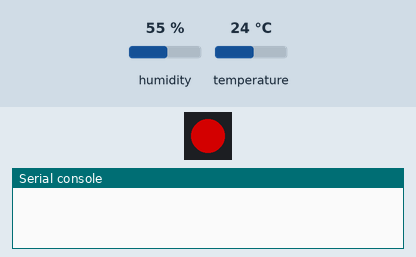
A program run on a simulated Pycom board running MicroPython. Shown: 1 RGB LEDs in strip order, left to right, the last lines printed to the serial console. The inputs (shaded band) are chosen by the test bench; at power-on: humidity 55 %, temperature 24 °C. Dim RGB values are drawn brighter than linear; no radio messages arrive unless stated (any console line starting 'radio sent:' is added by the test bench); deep sleep restarts the program when it ends; the LoRaWAN join succeeds after 3 s and a send takes 0.1 s.

Above: at 0.1 s.
At 5.6 s:
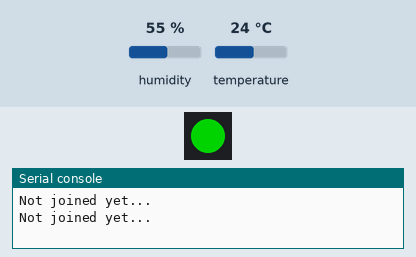
5.7 s: humidity set to 22 %
At 16.9 s:
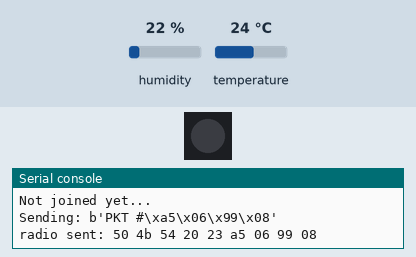
Timing chart, 0 to 18.4 s (numbered marks = the images above; inputs shaded):
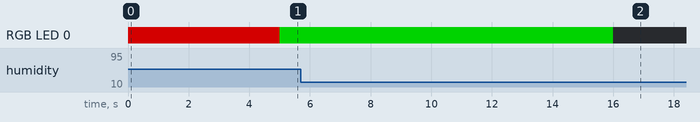

The program:

main.py
```python
""" Authors: João Campelo & Leandro Costa """

from network import LoRa
from pysense import Pysense
from SI7006A20 import SI7006A20
import socket
import binascii
import time
import config
import pycom

py = Pysense()
si = SI7006A20(py)
pycom.heartbeat(False)
pycom.rgbled(0x7f0000) # red

# definir a ligação LoRa do tipo LoRaWAN
lora = LoRa(mode=LoRa.LORAWAN, region=LoRa.EU868)

# cria parametros para autenticação OTAA
dev_eui = binascii.unhexlify('0084585A5CBF7AC2')
app_eui = binascii.unhexlify('70B3D57ED001B5CE')
app_key = binascii.unhexlify('BF912344057D2749DCB549C9F79FDD1E')

# definir 3 canais de comunicação com a mesma frequência
lora.add_channel(0, frequency=config.LORA_FREQUENCY, dr_min=0, dr_max=5)
lora.add_channel(1, frequency=config.LORA_FREQUENCY, dr_min=0, dr_max=5)
lora.add_channel(2, frequency=config.LORA_FREQUENCY, dr_min=0, dr_max=5)

# definir o spreading factor/data rate para 125kHz de largura de banda
SF=config.LORA_NODE_DR0

while True:

    # cria ligação à internet usando OTAA
    lora.join(activation=LoRa.OTAA, auth=(dev_eui, app_eui, app_key), timeout=0, dr=SF)

    # espera até o módulo esteja conetado à internet
    while not lora.has_joined():
       time.sleep(2.5)
       print('Not joined yet...')

    pycom.rgbled(0x007f00) # green

    # remove todos os canais não utilizados
    for i in range(3, 16):
        lora.remove_channel(i)

    # cria uma socket para LoRa
    s = socket.socket(socket.AF_LORA, socket.SOCK_RAW)
    # definir a LoRaWAN com o data rate anteriormente estabelecido
    s.setsockopt(socket.SOL_LORA, socket.SO_DR, SF)
    # definir o socket como non-blocking
    s.setblocking(False)

    time.sleep(5.0)

    while (True):
        t_ambient=si.temperature()
        humidity=si.humidity()

        pkt=b'PKT #'+int((t_ambient-7)*100).to_bytes(2, 'little')+int(humidity*100).to_bytes(2, 'little')
        print('Sending:', pkt)
        #socket envia a mensagem criada
        s.send(pkt)
        time.sleep(5)

        pycom.heartbeat(True)
        pycom.heartbeat(False)
        # coloca o módulo em modo deepsleep
        py.setup_sleep(7200)
        py.go_to_sleep()
        pycom.heartbeat(True)
        pycom.heartbeat(False)
        pycom.rgbled(0x007f00)
```

pysense.py
```python
from pycoproc import Pycoproc

__version__ = '1.4.0'

class Pysense(Pycoproc):

    def __init__(self, i2c=None, sda='P22', scl='P21'):
        Pycoproc.__init__(self, i2c, sda, scl)
```

SI7006A20.py
```python
import time
from machine import I2C
import math

__version__ = '0.0.2'

class SI7006A20:
    """ class for handling the temperature sensor SI7006-A20
        +/- 1 deg C error for temperature
        +/- 5% error for relative humidity
        datasheet available at https://www.silabs.com/documents/public/data-sheets/Si7006-A20.pdf """

    SI7006A20_I2C_ADDR = const(0x40)

    TEMP_NOHOLDMASTER = const(0xF3)
    HUMD_NOHOLDMASTER = const(0xF5)

    def __init__(self, pysense = None, sda = 'P22', scl = 'P21'):
        if pysense is not None:
            self.i2c = pysense.i2c
        else:
            self.i2c = I2C(0, mode=I2C.MASTER, pins=(sda, scl))

    def _getWord(self, high, low):
        return ((high & 0xFF) << 8) + (low & 0xFF)

    def temperature(self):
        """ obtaining the temperature(degrees Celsius) measured by sensor """
        self.i2c.writeto(SI7006A20_I2C_ADDR, bytearray([0xF3]))
        time.sleep(0.5)
        data = self.i2c.readfrom(SI7006A20_I2C_ADDR, 3)
        #print("CRC Raw temp data: " + hex(data[0]*65536 + data[1]*256 + data[2]))
        data = self._getWord(data[0], data[1])
        temp = ((175.72 * data) / 65536.0) - 46.85
        return temp

    def humidity(self):
        """ obtaining the relative humidity(%) measured by sensor """
        self.i2c.writeto(SI7006A20_I2C_ADDR, bytearray([0xF5]))
        time.sleep(0.5)
        data = self.i2c.readfrom(SI7006A20_I2C_ADDR, 2)
        data = self._getWord(data[0], data[1])
        humidity = ((125.0 * data) / 65536.0) - 6.0
        return humidity

    def read_user_reg(self):
        """ reading the user configuration register """
        self.i2c.writeto(SI7006A20_I2C_ADDR, bytearray([0xE7]))
        time.sleep(0.5)
        data = self.i2c.readfrom(SI7006A20_I2C_ADDR, 1)
        return data[0]

    def read_heater_reg(self):
        """ reading the heater configuration register """
        self.i2c.writeto(SI7006A20_I2C_ADDR, bytearray([0x11]))
        time.sleep(0.5)
        data = self.i2c.readfrom(SI7006A20_I2C_ADDR, 1)
        return data[0]

    def read_electronic_id(self):
        """ reading electronic identifier """
        self.i2c.writeto(SI7006A20_I2C_ADDR, bytearray([0xFA]) + bytearray([0x0F]))
        time.sleep(0.5)
        sna = self.i2c.readfrom(SI7006A20_I2C_ADDR, 4)
        time.sleep(0.1)
        self.i2c.writeto(SI7006A20_I2C_ADDR, bytearray([0xFC]) + bytearray([0xC9]))
        time.sleep(0.5)
        snb = self.i2c.readfrom(SI7006A20_I2C_ADDR, 4)
        return [sna[0], sna[1], sna[2], sna[3], snb[0], snb[1], snb[2], snb[3]]

    def read_firmware(self):
        """ reading firmware version """
        self.i2c.writeto(SI7006A20_I2C_ADDR, bytearray([0x84])+ bytearray([0xB8]))
        time.sleep(0.5)
        fw = self.i2c.readfrom(SI7006A20_I2C_ADDR, 1)
        return fw[0]

    def read_reg(self, reg_addr):
        """ reading a register """
        self.i2c.writeto(SI7006A20_I2C_ADDR, bytearray([reg_addr]))
        time.sleep(0.5)
        data = self.i2c.readfrom(SI7006A20_I2C_ADDR, 1)
        return data[0]

    def write_reg(self, reg_addr, value):
        """ writing a register """
        self.i2c.writeto(SI7006A20_I2C_ADDR, bytearray([reg_addr])+bytearray([value]))
        time.sleep(0.1)

    def dew_point(self):
        """ computing the dew pointe temperature (deg C) for the current Temperature and Humidity measured pair
            at dew-point temperature the relative humidity is 100% """
        temp = self.temperature()
        humid = self.humidity()
        h = (math.log(humid, 10) - 2) / 0.4343 + (17.62 * temp) / (243.12 + temp)
        dew_p = 243.12 * h / (17.62 - h)
        return dew_p

    def humid_ambient(self, t_ambient, dew_p = None):
        """ returns the relative humidity compensated for the current Ambient temperature
            for ex: T-Ambient is 24.4 degC, but sensor indicates Temperature = 31.65 degC and Humidity = 47.3%
                    -> then the actual Relative Humidity is 72.2%
            this is computed because the dew-point should be the same """
        if dew_p is None:
            dew_p = self.dew_point()
        h = 17.62 * dew_p / (243.12 + dew_p)
        h_ambient = math.pow(10, (h - (17.62 * t_ambient) / (243.12 + t_ambient)) * 0.4343 + 2)
        return h_ambient
```

config.py
```python
""" Authors: João Campelo & Leandro Costa """

import machine
import binascii

WIFI_MAC = binascii.hexlify(machine.unique_id()).upper()

# for EU868
LORA_FREQUENCY = 868100000
LORA_NODE_DR0 = 0
LORA_NODE_DR1 = 1
LORA_NODE_DR2 = 2
LORA_NODE_DR3 = 3
LORA_NODE_DR4 = 4
LORA_NODE_DR5 = 5

#DATA_RATE   |   configuration   |
#DR_0        |      SF12BW125    |
#DR_1        |      SF11BW125    |
#DR_2        |      SF10BW125    |
#DR_3        |      SF9BW125     |
#DR_4        |      SF8BW125     |
#DR_5        |      SF7BW125     |
```
